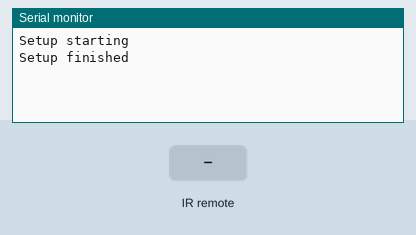
This sketch was run on a simulated Arduino Uno, built with avr-gcc and run on an emulated ATmega328P. Parts: the last lines printed to the serial monitor. The inputs (shaded band) are chosen by the test bench. Storage starts empty; the audio player accepts every command and is not drawn.

Above: at 1.2 s.
1.3 s: infrared code 0x807F48B7 received
At 1.61 s:
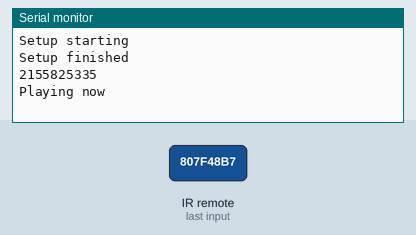
2.8 s: infrared code 0x807F48B7 received
At 3.6 s:
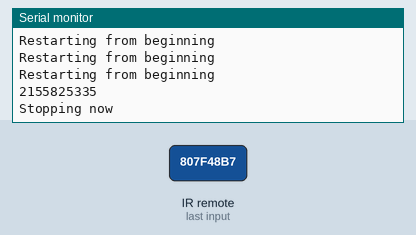

Measured:
- after the input at 1.3 s, the serial monitor: prints a new line at once (image 1)
- after the input at 2.8 s, the serial monitor: prints a new line after 0.08 s (image 2)

The sketch:

fireplace.ino
```cpp
#include <IRremote.h> //Lib for IR remote
#include "SD.h" //Lib to read SD card
#include "SPI.h" //SPI lib for SD card
#include "TMRpcm.h" //Lib to play audio

#define SD_ChipSelectPin 4 //Chip select is pin number 4
//SD card pinout:
//local pin - arduino pin
//gnd - gnd
//miso - pin 12
//sck - pin 13
//mosi - pin11
//cs - pin4
//+5v - +5v

//music setup
TMRpcm music; //Lib object is named "music"
#define SPEAKER_PIN 9

//IR receiver
#define RECV_PIN 5
IRrecv irrecv(RECV_PIN);
decode_results results;

void setup()
/*
  Set up the serial, sd card, music,
  and pinouts
*/
{
  Serial.begin(9600);
  Serial.println("Setup starting");
  irrecv.enableIRIn(); // Start the receiver
  if (!SD.begin(SD_ChipSelectPin)) {
    Serial.println("SD fail");
    return;
  }
  music.quality(9);
  music.speakerPin = SPEAKER_PIN;
  music.setVolume(5);
  Serial.println("Setup finished");
}

//variable to keep track if we want music to play or not
bool isPlaying = false;

void loop() {
  if (irrecv.decode(&results)) {
    Serial.println(results.value);
    // PUT YOUR REMOTE VALUES BELOW
    // IN HEX OR DECIMAL VALUE:
    if(results.value == 0x807F48B7 ||
        results.value == 2704){
      // Remote was pressed
      if(!isPlaying){
        // We were not playing music, so we toggle on
        Serial.println("Playing now");
        isPlaying=true;
        music.play("fire.wav");
      }
      else{
        // We were playing, so we toggle off
        Serial.println("Stopping now");
        isPlaying=false;
        //stop playback then write 0 because if we dont then it makes
        //a weird eeeeeeeeEEeeeeeeeeErreeeeeEEeEeee noise
        music.stopPlayback();
        digitalWrite(SPEAKER_PIN,0); //force stop
      }
    }
    delay(500); //'debouce' delay on next receive so we dont spam
    irrecv.resume(); //receive the next value
  }
  else{
    //We have not received a value from the ir remote
    if(isPlaying && !music.isPlaying()){
      //In the case that we want to play music, but the song reached its end,
      //restart the song from the beginning
      Serial.println("Restarting from beginning");
      music.play("fire.wav");
    }
  }
}
```
